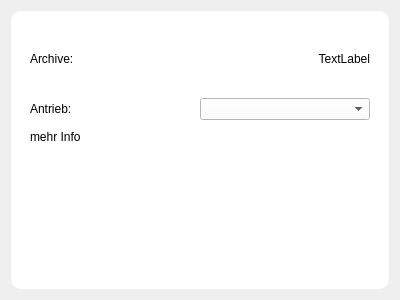
<?xml version="1.0" encoding="UTF-8"?>
<ui version="4.0">
 <class>Frame</class>
 <widget class="QFrame" name="Frame">
  <property name="geometry">
   <rect>
    <x>0</x>
    <y>0</y>
    <width>400</width>
    <height>300</height>
   </rect>
  </property>
  <property name="windowTitle">
   <string>Frame</string>
  </property>
  <layout class="QVBoxLayout" name="verticalLayout">
   <item>
    <widget class="QFrame" name="fr_main">
     <property name="sizePolicy">
      <sizepolicy hsizetype="Preferred" vsizetype="Preferred">
       <horstretch>0</horstretch>
       <verstretch>0</verstretch>
      </sizepolicy>
     </property>
     <property name="minimumSize">
      <size>
       <width>0</width>
       <height>0</height>
      </size>
     </property>
     <property name="maximumSize">
      <size>
       <width>16777215</width>
       <height>16777215</height>
      </size>
     </property>
     <property name="styleSheet">
      <string notr="true">#fr_main {
	background-color: rgb(255, 255, 255);
	border: 2px grey;
	border-color: rgb(50,50,50);
	border-radius: 10px;
}</string>
     </property>
     <property name="frameShape">
      <enum>QFrame::Shape::StyledPanel</enum>
     </property>
     <property name="frameShadow">
      <enum>QFrame::Shadow::Raised</enum>
     </property>
     <layout class="QVBoxLayout" name="verticalLayout_2">
      <item>
       <widget class="QScrollArea" name="sa_main">
        <property name="sizePolicy">
         <sizepolicy hsizetype="Preferred" vsizetype="Expanding">
          <horstretch>0</horstretch>
          <verstretch>0</verstretch>
         </sizepolicy>
        </property>
        <property name="styleSheet">
         <string notr="true">background-color: rgb(255, 255, 255);</string>
        </property>
        <property name="frameShape">
         <enum>QFrame::Shape::NoFrame</enum>
        </property>
        <property name="horizontalScrollBarPolicy">
         <enum>Qt::ScrollBarPolicy::ScrollBarAlwaysOff</enum>
        </property>
        <property name="sizeAdjustPolicy">
         <enum>QAbstractScrollArea::SizeAdjustPolicy::AdjustToContents</enum>
        </property>
        <property name="widgetResizable">
         <bool>true</bool>
        </property>
        <widget class="QWidget" name="sa_mainContents">
         <property name="geometry">
          <rect>
           <x>0</x>
           <y>0</y>
           <width>352</width>
           <height>252</height>
          </rect>
         </property>
         <property name="styleSheet">
          <string notr="true"/>
         </property>
         <layout class="QVBoxLayout" name="verticalLayout_3">
          <property name="spacing">
           <number>0</number>
          </property>
          <property name="leftMargin">
           <number>0</number>
          </property>
          <property name="topMargin">
           <number>0</number>
          </property>
          <property name="rightMargin">
           <number>0</number>
          </property>
          <property name="bottomMargin">
           <number>0</number>
          </property>
          <item>
           <widget class="QWidget" name="w_driveInfo" native="true">
            <property name="styleSheet">
             <string notr="true"/>
            </property>
            <layout class="QGridLayout" name="gridLayout">
             <property name="leftMargin">
              <number>10</number>
             </property>
             <property name="topMargin">
              <number>10</number>
             </property>
             <property name="rightMargin">
              <number>10</number>
             </property>
             <property name="bottomMargin">
              <number>0</number>
             </property>
             <property name="horizontalSpacing">
              <number>0</number>
             </property>
             <property name="verticalSpacing">
              <number>10</number>
             </property>
             <item row="0" column="0">
              <widget class="QLabel" name="lbl_archiveName">
               <property name="text">
                <string>Archive: </string>
               </property>
              </widget>
             </item>
             <item row="3" column="0" colspan="2">
              <widget class="QWidget" name="w_moreInfo" native="true">
               <property name="styleSheet">
                <string notr="true">color: rgb(150, 150, 150);</string>
               </property>
               <layout class="QHBoxLayout" name="horizontalLayout_2">
                <property name="spacing">
                 <number>0</number>
                </property>
                <property name="leftMargin">
                 <number>6</number>
                </property>
                <property name="topMargin">
                 <number>0</number>
                </property>
                <property name="rightMargin">
                 <number>0</number>
                </property>
                <property name="bottomMargin">
                 <number>0</number>
                </property>
                <item>
                 <widget class="QLabel" name="lbl_driveMoreInfoLeft">
                  <property name="text">
                   <string/>
                  </property>
                 </widget>
                </item>
                <item>
                 <spacer name="horizontalSpacer_2">
                  <property name="orientation">
                   <enum>Qt::Orientation::Horizontal</enum>
                  </property>
                  <property name="sizeHint" stdset="0">
                   <size>
                    <width>40</width>
                    <height>20</height>
                   </size>
                  </property>
                 </spacer>
                </item>
                <item>
                 <widget class="QLabel" name="lbl_driveMoreInfoRight">
                  <property name="layoutDirection">
                   <enum>Qt::LayoutDirection::RightToLeft</enum>
                  </property>
                  <property name="styleSheet">
                   <string notr="true"/>
                  </property>
                  <property name="text">
                   <string/>
                  </property>
                 </widget>
                </item>
               </layout>
              </widget>
             </item>
             <item row="4" column="0" colspan="2">
              <widget class="QWidget" name="w_controllers" native="true"/>
             </item>
             <item row="2" column="0">
              <widget class="QPushButton" name="pb_moreInfo">
               <property name="styleSheet">
                <string notr="true">text-align: left;
padding-left: 0px; /* shifts text from the edge */
border: none

</string>
               </property>
               <property name="text">
                <string>mehr Info</string>
               </property>
               <property name="icon">
                <iconset resource="../resources/resources.qrc">
                 <normaloff>:/resources/arrow_right_24dp.svg</normaloff>:/resources/arrow_right_24dp.svg</iconset>
               </property>
              </widget>
             </item>
             <item row="1" column="0">
              <widget class="QLabel" name="lbl_drives">
               <property name="text">
                <string>Antrieb:</string>
               </property>
              </widget>
             </item>
             <item row="0" column="1">
              <widget class="QLabel" name="lbl_archiveNameValue">
               <property name="text">
                <string>TextLabel</string>
               </property>
               <property name="alignment">
                <set>Qt::AlignmentFlag::AlignRight|Qt::AlignmentFlag::AlignTrailing|Qt::AlignmentFlag::AlignVCenter</set>
               </property>
              </widget>
             </item>
             <item row="1" column="1">
              <widget class="QComboBox" name="cb_driveNames">
               <property name="styleSheet">
                <string notr="true">selection-color: rgb(1, 153, 153);
border-color: rgb(145, 144, 146)</string>
               </property>
              </widget>
             </item>
            </layout>
           </widget>
          </item>
         </layout>
        </widget>
       </widget>
      </item>
     </layout>
    </widget>
   </item>
  </layout>
 </widget>
 <resources>
  <include location="../resources/resources.qrc"/>
 </resources>
 <connections/>
</ui>
